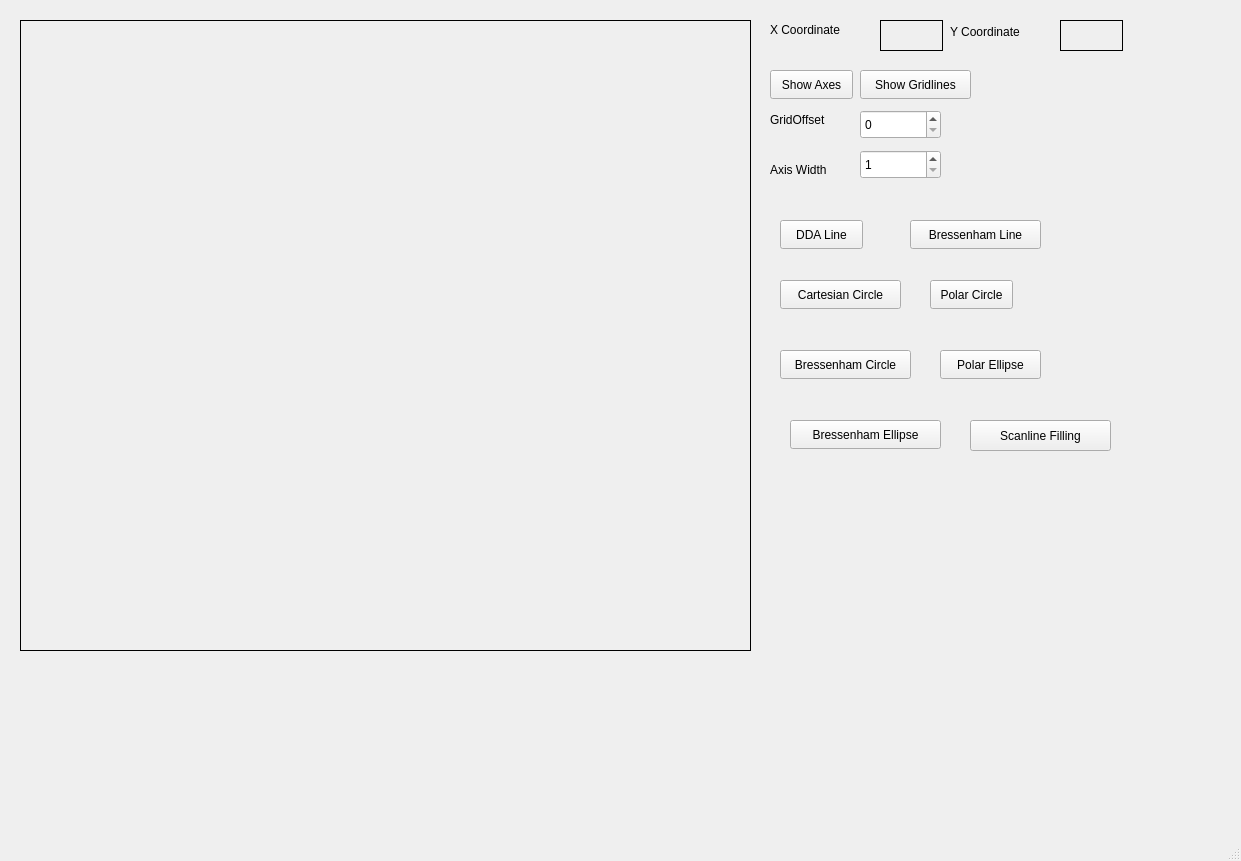
<?xml version="1.0" encoding="UTF-8"?>
<ui version="4.0">
 <class>MainWindow</class>
 <widget class="QMainWindow" name="MainWindow">
  <property name="geometry">
   <rect>
    <x>0</x>
    <y>0</y>
    <width>1241</width>
    <height>861</height>
   </rect>
  </property>
  <property name="windowTitle">
   <string>MainWindow</string>
  </property>
  <widget class="QWidget" name="centralwidget">
   <widget class="QLabel" name="workArea">
    <property name="geometry">
     <rect>
      <x>20</x>
      <y>20</y>
      <width>731</width>
      <height>631</height>
     </rect>
    </property>
    <property name="frameShape">
     <enum>QFrame::Shape::Box</enum>
    </property>
    <property name="text">
     <string/>
    </property>
   </widget>
   <widget class="QLabel" name="label">
    <property name="geometry">
     <rect>
      <x>770</x>
      <y>20</y>
      <width>91</width>
      <height>20</height>
     </rect>
    </property>
    <property name="text">
     <string>X Coordinate</string>
    </property>
   </widget>
   <widget class="QLabel" name="label_2">
    <property name="geometry">
     <rect>
      <x>950</x>
      <y>21</y>
      <width>91</width>
      <height>21</height>
     </rect>
    </property>
    <property name="text">
     <string>Y Coordinate</string>
    </property>
   </widget>
   <widget class="QLabel" name="x_coordinate">
    <property name="geometry">
     <rect>
      <x>880</x>
      <y>20</y>
      <width>63</width>
      <height>31</height>
     </rect>
    </property>
    <property name="frameShape">
     <enum>QFrame::Shape::Box</enum>
    </property>
    <property name="text">
     <string/>
    </property>
   </widget>
   <widget class="QLabel" name="y_coordinate">
    <property name="geometry">
     <rect>
      <x>1060</x>
      <y>20</y>
      <width>63</width>
      <height>31</height>
     </rect>
    </property>
    <property name="frameShape">
     <enum>QFrame::Shape::Box</enum>
    </property>
    <property name="text">
     <string/>
    </property>
   </widget>
   <widget class="QPushButton" name="showAxis">
    <property name="geometry">
     <rect>
      <x>770</x>
      <y>70</y>
      <width>83</width>
      <height>29</height>
     </rect>
    </property>
    <property name="text">
     <string>Show Axes</string>
    </property>
   </widget>
   <widget class="QPushButton" name="gridlines">
    <property name="geometry">
     <rect>
      <x>860</x>
      <y>70</y>
      <width>111</width>
      <height>29</height>
     </rect>
    </property>
    <property name="text">
     <string>Show Gridlines</string>
    </property>
   </widget>
   <widget class="QSpinBox" name="gridOffset">
    <property name="geometry">
     <rect>
      <x>860</x>
      <y>110</y>
      <width>81</width>
      <height>29</height>
     </rect>
    </property>
    <property name="minimum">
     <number>0</number>
    </property>
    <property name="singleStep">
     <number>10</number>
    </property>
   </widget>
   <widget class="QSpinBox" name="axisWidth">
    <property name="geometry">
     <rect>
      <x>860</x>
      <y>150</y>
      <width>81</width>
      <height>29</height>
     </rect>
    </property>
    <property name="minimum">
     <number>1</number>
    </property>
   </widget>
   <widget class="QLabel" name="label_3">
    <property name="geometry">
     <rect>
      <x>770</x>
      <y>110</y>
      <width>81</width>
      <height>20</height>
     </rect>
    </property>
    <property name="text">
     <string>GridOffset</string>
    </property>
   </widget>
   <widget class="QLabel" name="label_4">
    <property name="geometry">
     <rect>
      <x>770</x>
      <y>160</y>
      <width>81</width>
      <height>20</height>
     </rect>
    </property>
    <property name="text">
     <string>Axis Width</string>
    </property>
   </widget>
   <widget class="QPushButton" name="pushButton">
    <property name="geometry">
     <rect>
      <x>780</x>
      <y>220</y>
      <width>83</width>
      <height>29</height>
     </rect>
    </property>
    <property name="text">
     <string>DDA Line</string>
    </property>
   </widget>
   <widget class="QPushButton" name="pushButton_2">
    <property name="geometry">
     <rect>
      <x>910</x>
      <y>220</y>
      <width>131</width>
      <height>29</height>
     </rect>
    </property>
    <property name="text">
     <string>Bressenham Line</string>
    </property>
   </widget>
   <widget class="QPushButton" name="pushButton_3">
    <property name="geometry">
     <rect>
      <x>780</x>
      <y>280</y>
      <width>121</width>
      <height>29</height>
     </rect>
    </property>
    <property name="text">
     <string>Cartesian Circle</string>
    </property>
   </widget>
   <widget class="QPushButton" name="pushButton_4">
    <property name="geometry">
     <rect>
      <x>930</x>
      <y>280</y>
      <width>83</width>
      <height>29</height>
     </rect>
    </property>
    <property name="text">
     <string>Polar Circle</string>
    </property>
   </widget>
   <widget class="QPushButton" name="pushButton_5">
    <property name="geometry">
     <rect>
      <x>780</x>
      <y>350</y>
      <width>131</width>
      <height>29</height>
     </rect>
    </property>
    <property name="text">
     <string>Bressenham Circle</string>
    </property>
   </widget>
   <widget class="QPushButton" name="pushButton_6">
    <property name="geometry">
     <rect>
      <x>940</x>
      <y>350</y>
      <width>101</width>
      <height>29</height>
     </rect>
    </property>
    <property name="text">
     <string>Polar Ellipse</string>
    </property>
   </widget>
   <widget class="QPushButton" name="pushButton_7">
    <property name="geometry">
     <rect>
      <x>790</x>
      <y>420</y>
      <width>151</width>
      <height>29</height>
     </rect>
    </property>
    <property name="text">
     <string>Bressenham Ellipse</string>
    </property>
   </widget>
   <widget class="QPushButton" name="pushButton_8">
    <property name="geometry">
     <rect>
      <x>970</x>
      <y>420</y>
      <width>141</width>
      <height>31</height>
     </rect>
    </property>
    <property name="text">
     <string>Scanline Filling</string>
    </property>
   </widget>
  </widget>
  <widget class="QMenuBar" name="menubar">
   <property name="geometry">
    <rect>
     <x>0</x>
     <y>0</y>
     <width>1241</width>
     <height>26</height>
    </rect>
   </property>
  </widget>
  <widget class="QStatusBar" name="statusbar"/>
 </widget>
 <resources/>
 <connections/>
</ui>
